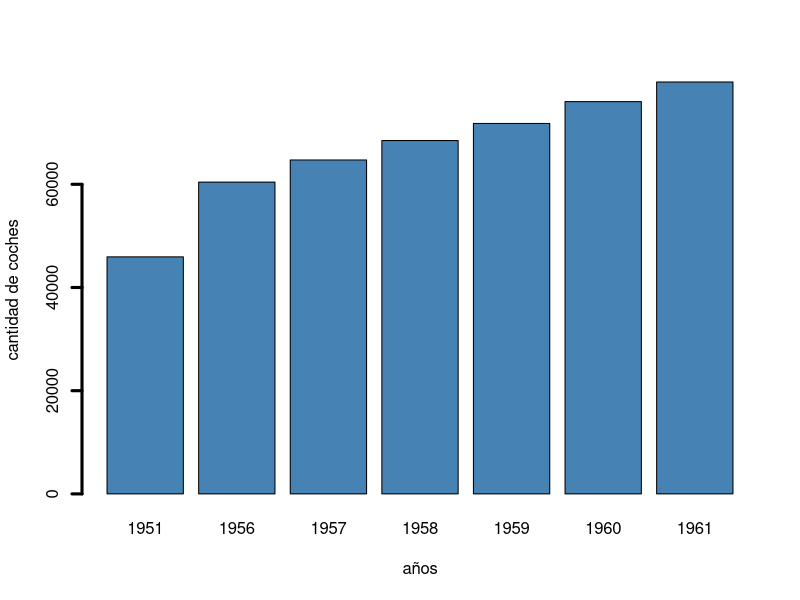

Write R code to recreate this figure.
## ---- chunk 1
barplot(WorldPhones[, 1], lwd = 3, xlab = "años", ylab = "cantidad de coches", col = "steelblue")
